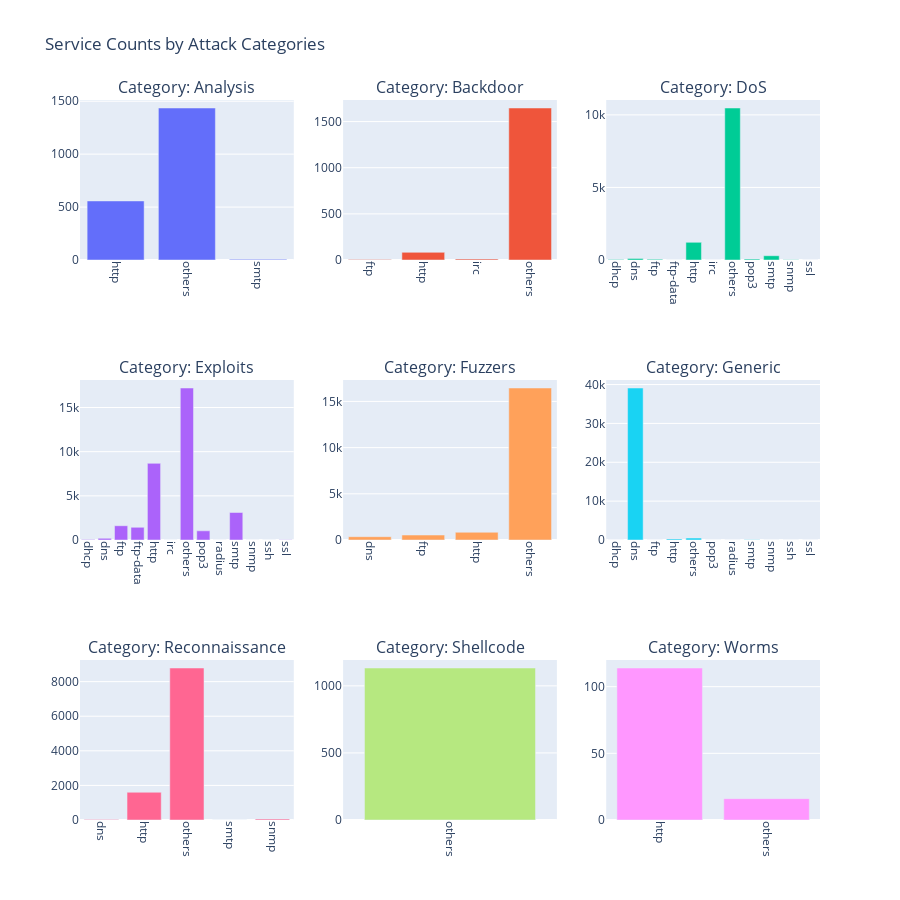

Source (notebook cell):
### Code cell
fig = make_subplots(rows=3,
                    cols=3,
                    subplot_titles=('Category: Analysis',
                                    'Category: Backdoor',
                                    'Category: DoS',
                                    'Category: Exploits',
                                    'Category: Fuzzers',
                                    'Category: Generic',
                                    'Category: Reconnaissance',
                                    'Category: Shellcode',
                                    'Category: Worms'
                                    )
                    )


# Create a list of attack categories to loop through
categories = ['Analysis',
              'Backdoor',
              'DoS',
              'Exploits',
              'Fuzzers',
              'Generic',
              'Reconnaissance',
              'Shellcode',
              'Worms'
              ]


# Define row and column positions for each plot
positions = [
    (1, 1),
    (1, 2),
    (1, 3),
    (2, 1),
    (2, 2),
    (2, 3),
    (3, 1),
    (3, 2),
    (3, 3)
]


# Loop through the categories and create a bar plot for each one
for i, category in enumerate(categories):
    # Filter the dataframe for each attack category
    df_filtered = df_attacks_cat_services[df_attacks_cat_services['attack_cat'] == category]

    fig.add_trace(go.Bar(x=df_filtered['service'],
                         y=df_filtered['Count'],
                         name=category,
                         marker_color=px.colors.qualitative.Plotly[i]
                         ),
                  row=positions[i][0],
                  col=positions[i][1]
                  )


fig.update_layout(height=900,
                  width=900,
                  title_text="Service Counts by Attack Categories",
                  showlegend=False
                  )


fig.update_xaxes(tickangle=90)


fig.show()

### Figure 1 — Plotly figure (JSON) as saved in the notebook; plotly's stock layout.template omitted (floating-point values rounded to 4 significant figures)
{"data": [{"marker": {"color": "#636EFA"}, "name": "Analysis", "type": "bar", "x": ["http", "others", "smtp"], "xaxis": "x", "y": [558, 1436, 6], "yaxis": "y"}, {"marker": {"color": "#EF553B"}, "name": "Backdoor", "type": "bar", "x": ["ftp", "http", "irc", "others"], "xaxis": "x2", "y": [5, 83, 11, 1647], "yaxis": "y2"}, {"marker": {"color": "#00CC96"}, "name": "DoS", "type": "bar", "x": ["dhcp", "dns", "ftp", "ftp-data", "http", "irc", "others", "pop3", "smtp", "snmp", "ssl"], "xaxis": "x3", "y": [33, 107, 50, 8, 1216, 4, 10473, 61, 295, 13, 4], "yaxis": "y3"}, {"marker": {"color": "#AB63FA"}, "name": "Exploits", "type": "bar", "x": ["dhcp", "dns", "ftp", "ftp-data", "http", "irc", "others", "pop3", "radius", "smtp", "snmp", "ssh", "ssl"], "xaxis": "x4", "y": [52, 185, 1615, 1435, 8677, 10, 17206, 1039, 7, 3113, 5, 10, 39], "yaxis": "y4"}, {"marker": {"color": "#FFA15A"}, "name": "Fuzzers", "type": "bar", "x": ["dns", "ftp", "http", "others"], "xaxis": "x5", "y": [358, 537, 836, 16453], "yaxis": "y5"}, {"marker": {"color": "#19D3F3"}, "name": "Generic", "type": "bar", "x": ["dhcp", "dns", "ftp", "http", "others", "pop3", "radius", "smtp", "snmp", "ssh", "ssl"], "xaxis": "x6", "y": [9, 39116, 3, 289, 504, 1, 3, 60, 1, 1, 13], "yaxis": "y6"}, {"marker": {"color": "#FF6692"}, "name": "Reconnaissance", "type": "bar", "x": ["dns", "http", "others", "smtp", "snmp"], "xaxis": "x7", "y": [35, 1603, 8788, 5, 60], "yaxis": "y7"}, {"marker": {"color": "#B6E880"}, "name": "Shellcode", "type": "bar", "x": ["others"], "xaxis": "x8", "y": [1133], "yaxis": "y8"}, {"marker": {"color": "#FF97FF"}, "name": "Worms", "type": "bar", "x": ["http", "others"], "xaxis": "x9", "y": [114, 16], "yaxis": "y9"}], "layout": {"annotations": [{"font": {"size": 16}, "showarrow": false, "text": "Category: Analysis", "x": 0.1444, "xanchor": "center", "xref": "paper", "y": 1, "yanchor": "bottom", "yref": "paper"}, {"font": {"size": 16}, "showarrow": false, "text": "Category: Backdoor", "x": 0.5, "xanchor": "center", "xref": "paper", "y": 1, "yanchor": "bottom", "yref": "paper"}, {"font": {"size": 16}, "showarrow": false, "text": "Category: DoS", "x": 0.8556, "xanchor": "center", "xref": "paper", "y": 1, "yanchor": "bottom", "yref": "paper"}, {"font": {"size": 16}, "showarrow": false, "text": "Category: Exploits", "x": 0.1444, "xanchor": "center", "xref": "paper", "y": 0.6111, "yanchor": "bottom", "yref": "paper"}, {"font": {"size": 16}, "showarrow": false, "text": "Category: Fuzzers", "x": 0.5, "xanchor": "center", "xref": "paper", "y": 0.6111, "yanchor": "bottom", "yref": "paper"}, {"font": {"size": 16}, "showarrow": false, "text": "Category: Generic", "x": 0.8556, "xanchor": "center", "xref": "paper", "y": 0.6111, "yanchor": "bottom", "yref": "paper"}, {"font": {"size": 16}, "showarrow": false, "text": "Category: Reconnaissance", "x": 0.1444, "xanchor": "center", "xref": "paper", "y": 0.2222, "yanchor": "bottom", "yref": "paper"}, {"font": {"size": 16}, "showarrow": false, "text": "Category: Shellcode", "x": 0.5, "xanchor": "center", "xref": "paper", "y": 0.2222, "yanchor": "bottom", "yref": "paper"}, {"font": {"size": 16}, "showarrow": false, "text": "Category: Worms", "x": 0.8556, "xanchor": "center", "xref": "paper", "y": 0.2222, "yanchor": "bottom", "yref": "paper"}], "height": 900, "showlegend": false, "title": {"text": "Service Counts by Attack Categories"}, "width": 900, "xaxis": {"anchor": "y", "domain": [0, 0.2889], "tickangle": 90}, "xaxis2": {"anchor": "y2", "domain": [0.3556, 0.6444], "tickangle": 90}, "xaxis3": {"anchor": "y3", "domain": [0.7111, 1], "tickangle": 90}, "xaxis4": {"anchor": "y4", "domain": [0, 0.2889], "tickangle": 90}, "xaxis5": {"anchor": "y5", "domain": [0.3556, 0.6444], "tickangle": 90}, "xaxis6": {"anchor": "y6", "domain": [0.7111, 1], "tickangle": 90}, "xaxis7": {"anchor": "y7", "domain": [0, 0.2889], "tickangle": 90}, "xaxis8": {"anchor": "y8", "domain": [0.3556, 0.6444], "tickangle": 90}, "xaxis9": {"anchor": "y9", "domain": [0.7111, 1], "tickangle": 90}, "yaxis": {"anchor": "x", "domain": [0.7778, 1]}, "yaxis2": {"anchor": "x2", "domain": [0.7778, 1]}, "yaxis3": {"anchor": "x3", "domain": [0.7778, 1]}, "yaxis4": {"anchor": "x4", "domain": [0.3889, 0.6111]}, "yaxis5": {"anchor": "x5", "domain": [0.3889, 0.6111]}, "yaxis6": {"anchor": "x6", "domain": [0.3889, 0.6111]}, "yaxis7": {"anchor": "x7", "domain": [0, 0.2222]}, "yaxis8": {"anchor": "x8", "domain": [0, 0.2222]}, "yaxis9": {"anchor": "x9", "domain": [0, 0.2222]}}}
